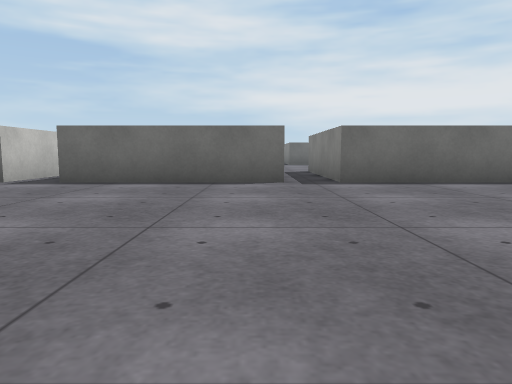
[1] (above)

24 first-person views from a walk through a Unity game level. The camera is 0.51 m above the floor, tilts 6° down and sees 70° across. The floor is counted in squares, 1 m on a side. Each view is taken from the middle of a square. On the plan, view 1 faces up. The plan holds only what a view shows up to about 9 squares ahead; the rest is blank. The place goes on beyond the plan. The player character is not drawn. Surface patterns are stand-ins for the level's own textures.

[2]
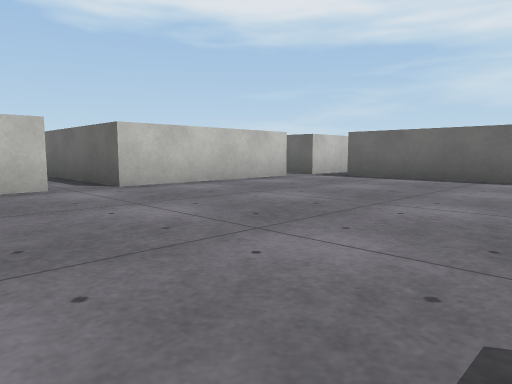

[3]
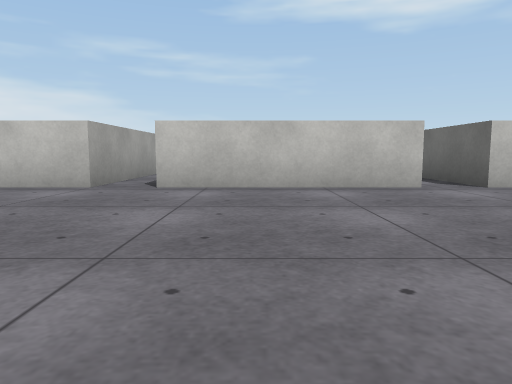

[4]
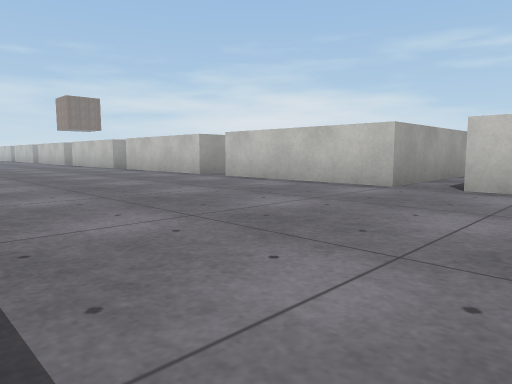

[5]
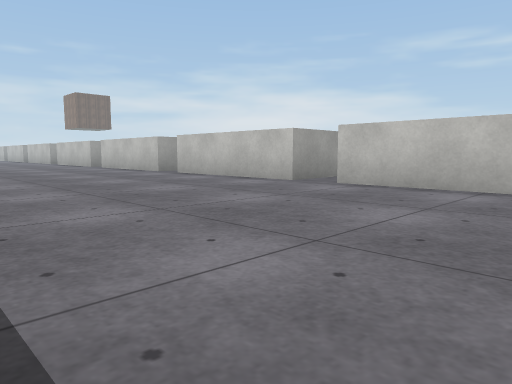

[6]
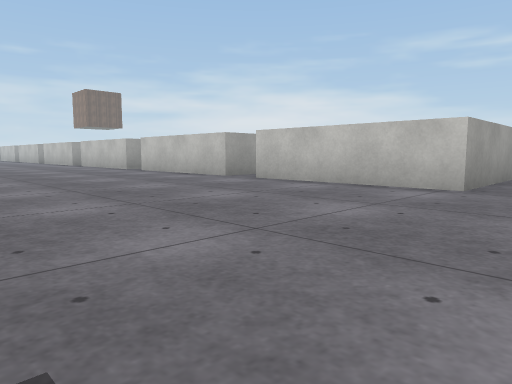

[7]
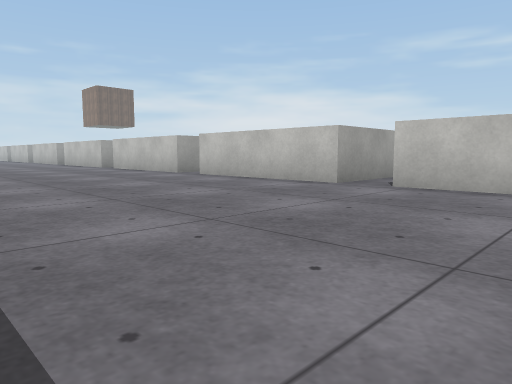

[8]
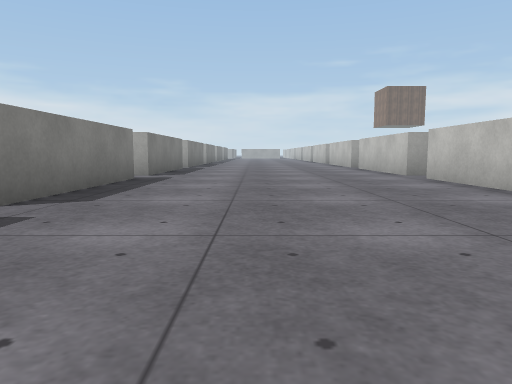

[9]
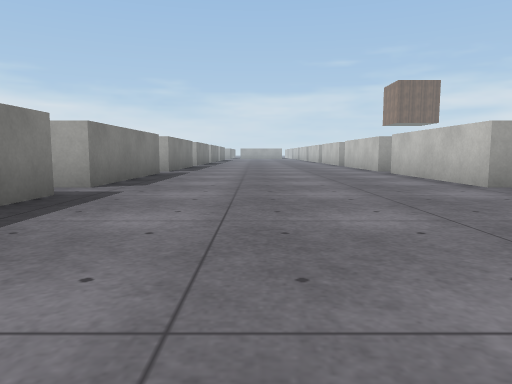

[10]
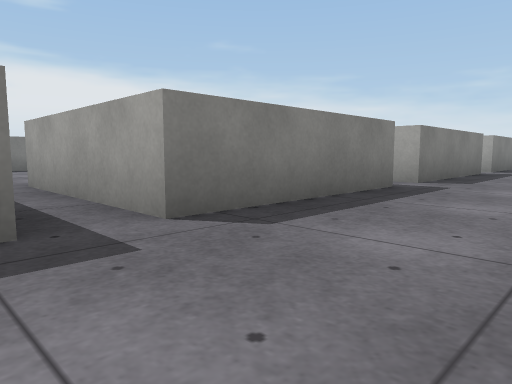

[11]
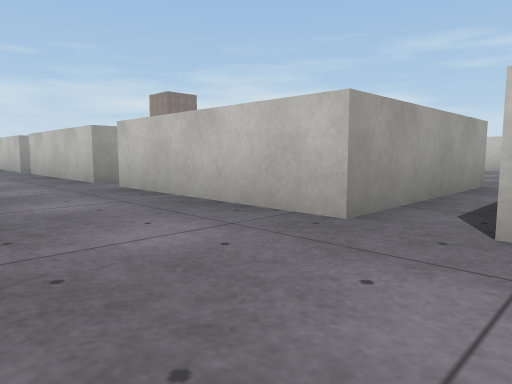

[12]
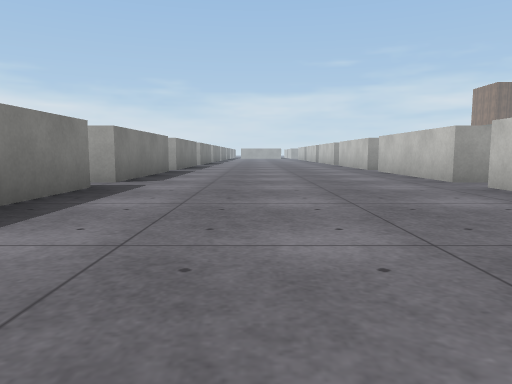

[13]
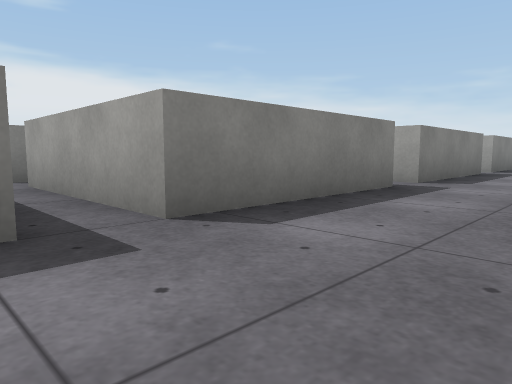

[14]
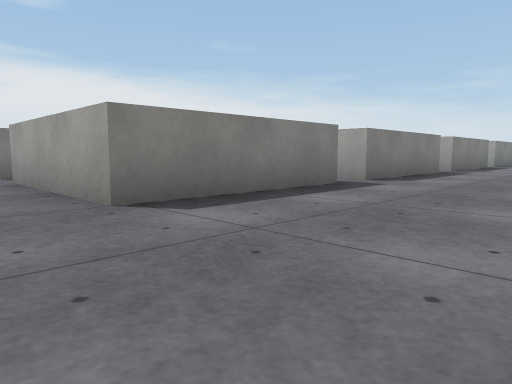

[15]
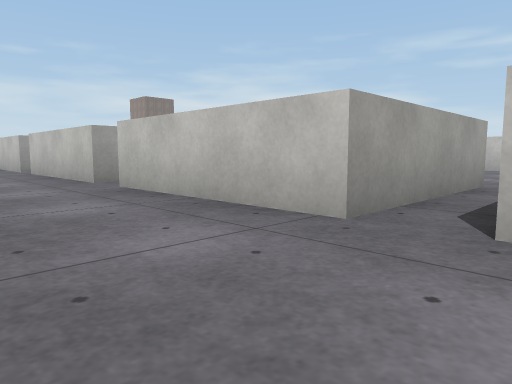

[16]
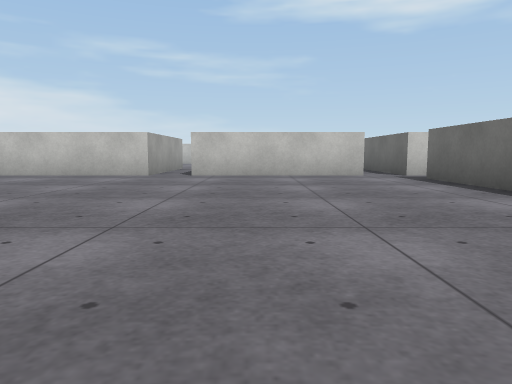

[17]
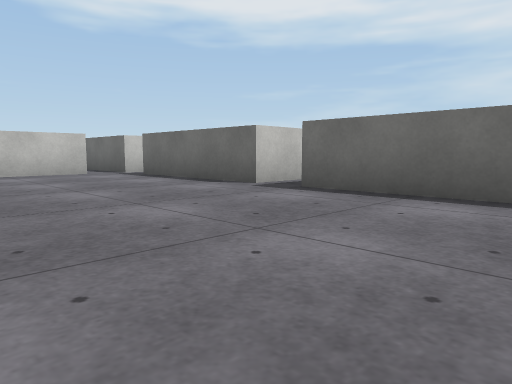

[18]
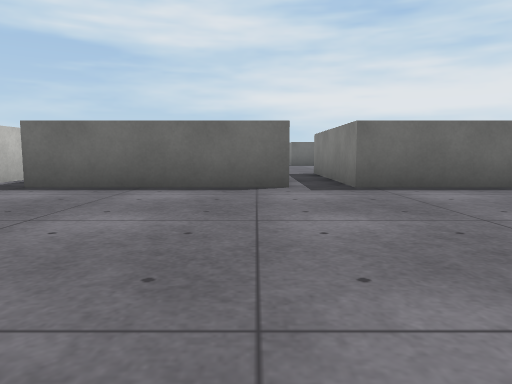

[19]
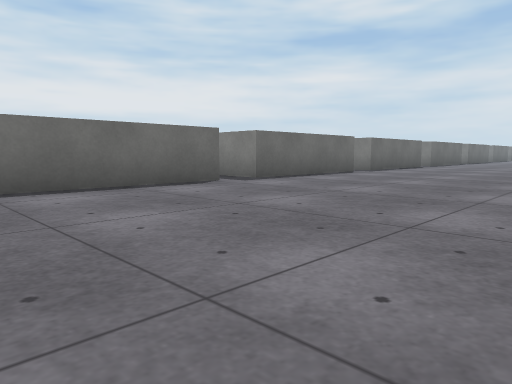

[20]
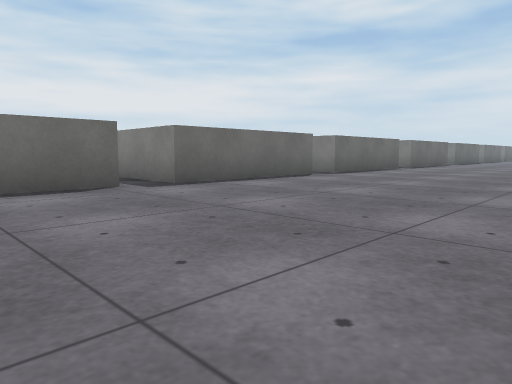

[21]
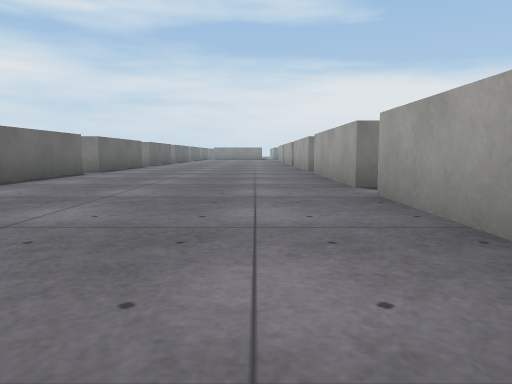

[22]
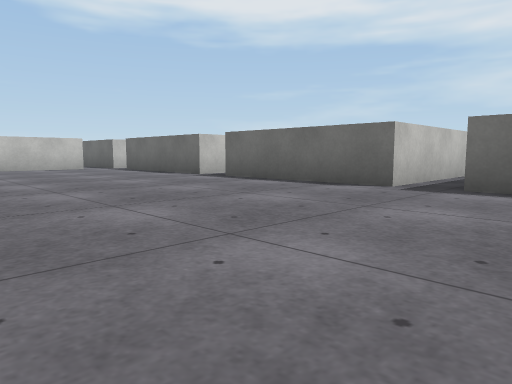

[23]
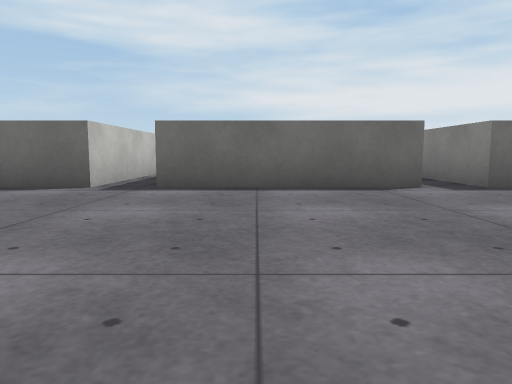

[24]
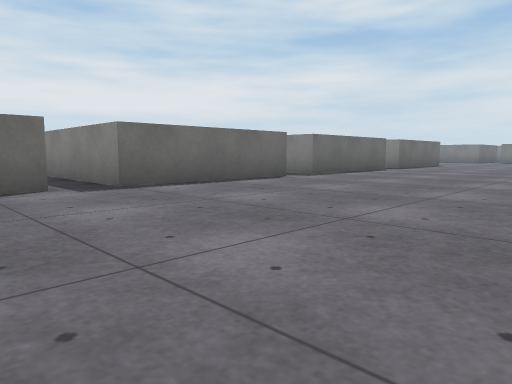

### Floor plan
Points are (right, up) in squares from view 1. A wall is a line through its corners. A room is listed if a view was taken in it or the views show most of it. See-through windows are left out.
Room 1 (views 1, 2, 3, 4, 5, 6, 7, 8, 9, 10, 22, 23, 24)
walls: (5.5, -3.5) (4.9, -3.5); (1.5, -9.5) (5.5, -9.5); (-4.5, 0.6) (-4.5, -3.5); (0.6, 6.5) (-3.5, 6.5); (10.6, 6.5) (6.5, 6.5); (-8.2, -4.5) (-4.5, -4.5) (-4.5, -8.5); (-4.5, 5.5) (-4.5, 1.5) (-8.2, 1.5); (-7.5, -9.5) (-4.5, -9.5) (-4.5, -13.5); (5.5, 10.2) (5.5, 6.5) (1.5, 6.5) (1.5, 9.1); (15.5, 6.5) (11.5, 6.5) (11.5, 10.2); (1.5, -18.6) (1.5, -14.5) (5.5, -14.5); (4.8, -19.5) (5.5, -19.5); (-4.5, 8.4) (-4.5, 6.5); (-6.8, -14.5) (-4.5, -14.5) (-4.5, -18.5); (-5, -19.5) (-4.5, -19.5) (-4.5, -23.1); (1.5, -23.4) (1.5, -19.5) (2.1, -19.5)
ways out: opening at (5, -19) to room 2; opening at (5, -14) to room 2; opening at (5, -9) to room 2; opening at (5, -4) to room 2; opening at (6, 1) to room 2; opening at (11, 1) to room 2
Room 2 (views 11, 12, 13, 14, 15, 16, 17, 18, 19, 20, 21)
walls: (11.5, -13.6) (11.5, -9.5) (15.5, -9.5); (18, -9.5) (20.5, -9.5); (15.6, -3.5) (11.5, -3.5); (5.5, -9.5) (5.5, -13.5); (10.5, -1.9) (10.5, -3.5) (6.5, -3.5); (21.5, -9.5) (25.1, -9.5); (5.5, -4.4) (5.5, -8.5); (5.5, -14.5) (5.5, -18.5); (20.6, -3.5) (16.5, -3.5) (16.5, 0.1); (5.5, -3) (5.5, -3.5); (11.5, -18.6) (11.5, -14.5) (15.5, -14.5); (5.5, -19.5) (5.5, -23.4); (25.4, -3.5) (21.5, -3.5) (21.5, -1.2); (11.5, -23.4) (11.5, -19.5) (12, -19.5)
ways out: opening at (5, -19) to room 1; opening at (5, -14) to room 1; opening at (5, -9) to room 1; opening at (5, -4) to room 1; opening at (6, 1) to room 1; opening at (11, 1) to room 1; opening at (15, -14); opening at (16, -9); opening at (21, -9)

Positions as (right, up) in squares from view 1, and headings:
1: (0, 0), facing up
2: (1, -1), facing up-left
3: (1, -2), facing left
4: (1, -2), facing down-left
5: (1, -5), facing down-left
6: (1, -8), facing down-left
7: (1, -11), facing down-left
8: (-1, -11), facing down
9: (-1, -14), facing down
10: (-1, -13), facing down-right
11: (8, -13), facing down-left
12: (9, -13), facing down
13: (9, -13), facing down-right
14: (8, -8), facing down-right
15: (8, -8), facing down-left
16: (14, -7), facing left
17: (15, -8), facing up-left
18: (15, -9), facing up
19: (16, -9), facing up-right
20: (18, -9), facing up-right
21: (16, -8), facing right
22: (8, 1), facing up-left
23: (8, 1), facing up
24: (9, 1), facing up-right
